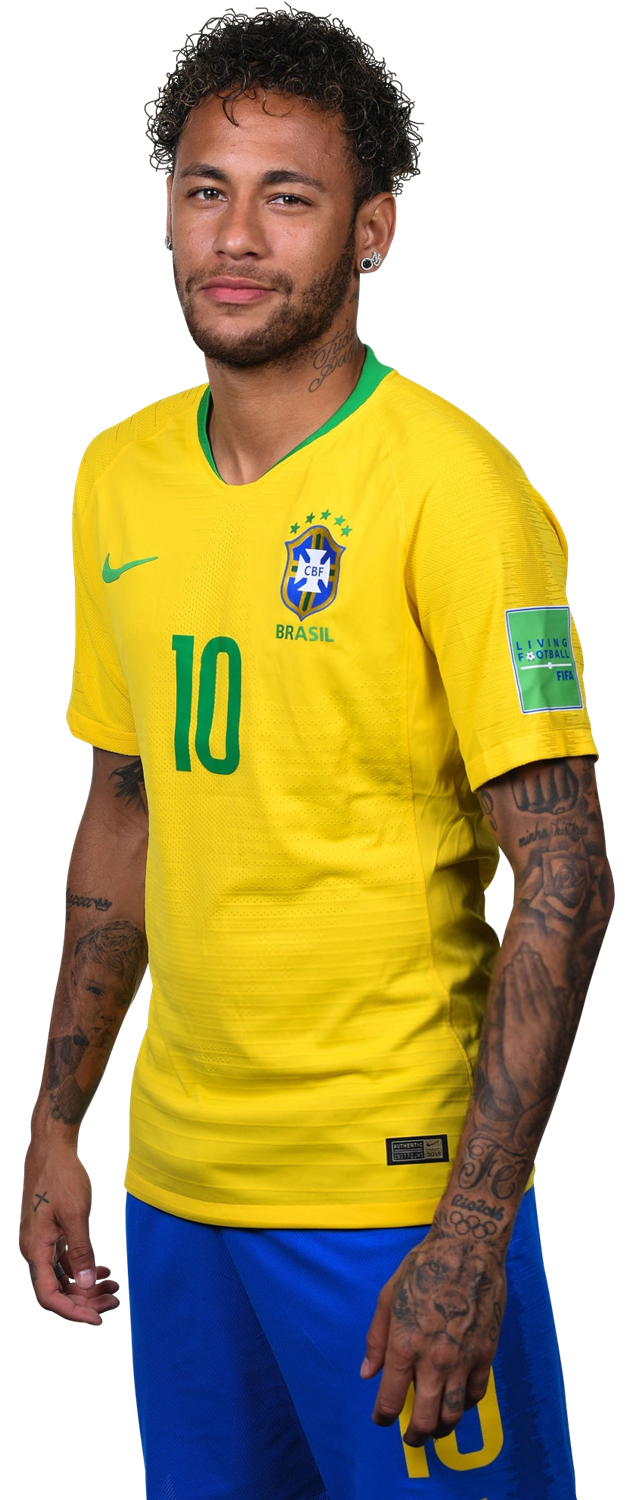
#> input picture thumb/neymar.png, 629 x 1500 px
$ python make_thumb.py neymar.png out.png
#> lines starting #> are read from the running program, lines starting #| are printed output that depends on the picture; after the words box and inside, x2 and y2 are one past the last pixel; in counts of white or black regions, pixels touching at a corner belong together
"""Gera a thumbnail: boneco de palito com o rosto do Neymar chutando,
goleiro voando na bola e o Neymar real à direita."""
import math
import random
import sys
from PIL import Image, ImageDraw, ImageFilter

SRC = sys.argv[1]          # PNG recortado do Neymar (com transparência)
OUT = sys.argv[2]
W, H = 1280, 720
SS = 2                      # supersampling para bordas suaves
random.seed(7)


def S(v):
    return int(round(v * SS))


def P(*pts):
    return [(S(x), S(y)) for x, y in pts]


canvas = Image.new("RGB", (W * SS, H * SS))
#> canvas: PIL image 2560x1440 RGB; every value is 0
d = ImageDraw.Draw(canvas)

# ---------- céu ----------
sky_top, sky_bot = (18, 110, 235), (120, 200, 255)
for y in range(S(470)):
    t = y / S(470)
    c = tuple(int(sky_top[i] + (sky_bot[i] - sky_top[i]) * t) for i in range(3))
    d.line([(0, y), (W * SS, y)], fill=c)

# nuvens
clouds = Image.new("RGBA", canvas.size, (0, 0, 0, 0))
#> clouds: PIL image 2560x1440 RGBA; every value is 0
cd = ImageDraw.Draw(clouds)
for cx, cy, sc in [(120, 60, 1.2), (420, 40, 0.9), (700, 90, 1.0), (980, 50, 1.3), (260, 160, 0.7), (1150, 170, 0.8)]:
    for _ in range(14):
        rx = random.uniform(25, 60) * sc
        ry = rx * random.uniform(0.35, 0.55)
        ox = random.uniform(-90, 90) * sc
        oy = random.uniform(-12, 12) * sc
        a = random.randint(150, 230)
        cd.ellipse([S(cx + ox - rx), S(cy + oy - ry), S(cx + ox + rx), S(cy + oy + ry)], fill=(255, 255, 255, a))
clouds = clouds.filter(ImageFilter.GaussianBlur(S(6)))
canvas.paste(clouds, (0, 0), clouds)
d = ImageDraw.Draw(canvas)

# refletor
d.rectangle(P((292, 70), (300, 470)), fill=(200, 205, 215))
d.rounded_rectangle(P((262, 36), (330, 78)), radius=S(5), fill=(235, 238, 245), outline=(150, 155, 165), width=S(2))
for i in range(3):
    for j in range(2):
        x0, y0 = 268 + i * 21, 41 + j * 18
        d.rectangle(P((x0, y0), (x0 + 17, y0 + 14)), fill=(255, 255, 240))
glow = Image.new("RGBA", canvas.size, (0, 0, 0, 0))
ImageDraw.Draw(glow).ellipse(P((230, 5), (362, 110)), fill=(255, 255, 230, 120))
glow = glow.filter(ImageFilter.GaussianBlur(S(18)))
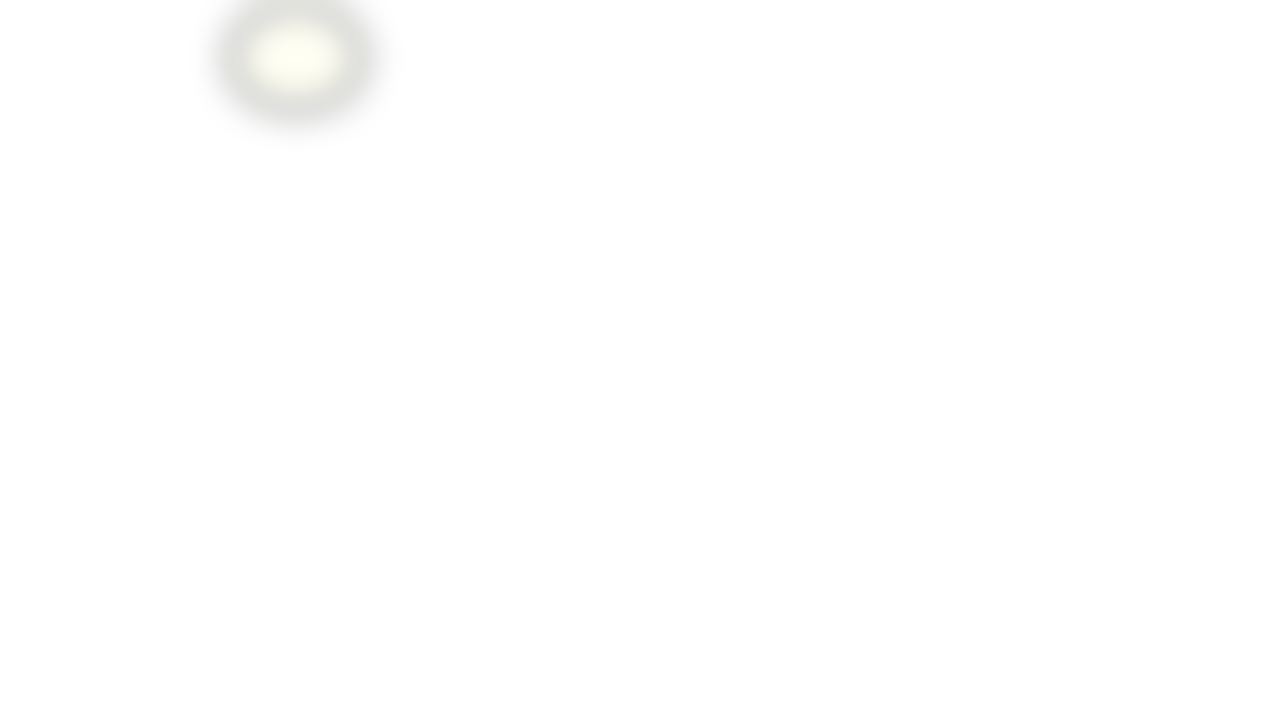
#> glow: PIL image 2560x1440 RGBA (shown at 1/2 size); mean R, G, B, A 3, 3, 2.7, 1.4; transparent parts drawn white
canvas.paste(glow, (0, 0), glow)
d = ImageDraw.Draw(canvas)

# alambrado / arquibancada distante
d.rectangle(P((0, 395), (W, 470)), fill=(150, 190, 225))
for x in range(0, W, 14):
    d.line(P((x, 395), (x + 75, 470)), fill=(120, 160, 200), width=S(1))
    d.line(P((x + 75, 395), (x, 470)), fill=(120, 160, 200), width=S(1))
d.rectangle(P((0, 392), (W, 397)), fill=(90, 110, 140))

# ---------- gramado ----------
horizon = 470
for y in range(S(horizon), H * SS):
    t = (y - S(horizon)) / (H * SS - S(horizon))
    d.line([(0, y), (W * SS, y)], fill=(int(40 + 25 * t), int(150 + 30 * t), int(40 + 10 * t)))
# faixas
for k in range(9):
    if k % 2:
        continue
    x0, x1 = -200 + k * 190, -200 + (k + 1) * 190
    d.polygon(P((x0 * 0.6 + 260, horizon), (x1 * 0.6 + 260, horizon), (x1 * 1.4 - 100, H), (x0 * 1.4 - 100, H)), fill=(70, 175, 55))
# linhas
d.line(P((0, 540), (W, 525)), fill=(245, 245, 245), width=S(5))
d.line(P((220, 470), (120, 540)), fill=(245, 245, 245), width=S(4))
# textura de grama
grass = Image.new("RGBA", canvas.size, (0, 0, 0, 0))
gd = ImageDraw.Draw(grass)
for _ in range(9000):
    x = random.uniform(0, W)
    y = random.uniform(horizon, H)
    h = 2 + (y - horizon) / 40
    g = random.choice([(30, 120, 30, 120), (110, 210, 80, 110)])
    gd.line(P((x, y), (x + random.uniform(-1, 1), y - h)), fill=g, width=S(1))
#> this loop made 9000 passes
#> (y, h) on passes 1 to 3: (540.5, 3.76), (516.3, 3.16), (710.4, 8.01)
canvas.paste(grass, (0, 0), grass)
d = ImageDraw.Draw(canvas)

# ---------- gol ----------
GL, GR, GT, GB = 300, 900, 120, 500     # trave da frente
BL, BR, BT, BB = 340, 860, 150, 455     # fundo
net = Image.new("RGBA", canvas.size, (0, 0, 0, 0))
nd = ImageDraw.Draw(net)
nd.polygon(P((GL, GT), (GR, GT), (GR, GB), (GL, GB)), fill=(255, 255, 255, 25))
step = 14
for x in range(GL, GR + 1, step):
    nd.line(P((x, GT), (x, GB)), fill=(255, 255, 255, 150), width=S(1.3))
for y in range(GT, GB + 1, step):
    nd.line(P((GL, y), (GR, y)), fill=(255, 255, 255, 150), width=S(1.3))
canvas.paste(net, (0, 0), net)
d = ImageDraw.Draw(canvas)
# sombra no chão
d.polygon(P((GL, GB + 2), (GR, GB + 2), (GR + 20, GB + 14), (GL - 20, GB + 14)), fill=(40, 120, 40))
# traves
for pts, wdt in [(((GL, GB), (GL, GT), (GR, GT), (GR, GB)), 13)]:
    d.line(P(*pts), fill=(170, 175, 185), width=S(wdt + 3), joint="curve")
    d.line(P(*pts), fill=(255, 255, 255), width=S(wdt), joint="curve")

# ---------- helpers do boneco ----------
def limb(pts, color, width, outline=(30, 30, 40)):
    d.line(P(*pts), fill=outline, width=S(width + 5), joint="curve")
    for p in pts:
        r = (width + 5) / 2
        d.ellipse([S(p[0] - r), S(p[1] - r), S(p[0] + r), S(p[1] + r)], fill=outline)
    d.line(P(*pts), fill=color, width=S(width), joint="curve")
    for p in pts:
        r = width / 2
        d.ellipse([S(p[0] - r), S(p[1] - r), S(p[0] + r), S(p[1] + r)], fill=color)


def ball(cx, cy, r, color=(255, 255, 255), outline=(40, 40, 50)):
    d.ellipse([S(cx - r - 2.5), S(cy - r - 2.5), S(cx + r + 2.5), S(cy + r + 2.5)], fill=outline)
    d.ellipse([S(cx - r), S(cy - r), S(cx + r), S(cy + r)], fill=color)
    d.ellipse([S(cx - r * 0.55), S(cy - r * 0.75), S(cx - r * 0.05), S(cy - r * 0.35)], fill=(255, 255, 255))


def boot(heel, toe, color=(250, 250, 250), accent=(0, 170, 80)):
    hx, hy = heel
    tx, ty = toe
    ang = math.atan2(ty - hy, tx - hx)
    nx, ny = -math.sin(ang), math.cos(ang)
    L = math.hypot(tx - hx, ty - hy)
    pts = [(hx - nx * 14, hy - ny * 14), (tx - nx * 6, ty - ny * 6), (tx + nx * 10, ty + ny * 10), (hx + nx * 12, hy + ny * 12)]
    d.polygon(P(*pts), fill=(30, 30, 40))
    pts2 = [(hx - nx * 11 + math.cos(ang) * 2, hy - ny * 11 + math.sin(ang) * 2),
            (tx - nx * 4 - math.cos(ang) * 3, ty - ny * 4 - math.sin(ang) * 3),
            (tx + nx * 7 - math.cos(ang) * 3, ty + ny * 7 - math.sin(ang) * 3),
            (hx + nx * 9, hy + ny * 9)]
    d.polygon(P(*pts2), fill=color)
    # sola
    d.line(P((hx + nx * 10, hy + ny * 10), (tx + nx * 8, ty + ny * 8)), fill=accent, width=S(5))
    # swoosh-like stripe
    mx, my = hx + (tx - hx) * 0.45, hy + (ty - hy) * 0.45
    d.line(P((mx - nx * 2 - math.cos(ang) * 12, my - ny * 2 - math.sin(ang) * 12), (mx + math.cos(ang) * 14 - nx * 6, my + math.sin(ang) * 14 - ny * 6)), fill=accent, width=S(4))


# ---------- trajetória da bola ----------
BALL = (815, 205)
trail = Image.new("RGBA", canvas.size, (0, 0, 0, 0))
td = ImageDraw.Draw(trail)
start = (440, 380)
for i in range(60):
    t0, t1 = i / 60, (i + 1) / 60
    def bez(t):
        cx, cy = 600, 230
        return ((1 - t) ** 2 * start[0] + 2 * (1 - t) * t * cx + t ** 2 * BALL[0],
                (1 - t) ** 2 * start[1] + 2 * (1 - t) * t * cy + t ** 2 * BALL[1])
    a = int(70 + 185 * t1)
    w = 4 + 18 * t1
    td.line([tuple(S(v) for v in bez(t0)), tuple(S(v) for v in bez(t1))], fill=(255, 255, 255, a), width=S(w))
    for off in (-14, 14):
        p0, p1 = bez(t0), bez(t1)
        td.line([(S(p0[0]), S(p0[1] + off * t0)), (S(p1[0]), S(p1[1] + off * t1))], fill=(255, 255, 255, int(a * 0.5)), width=S(2))
trail = trail.filter(ImageFilter.GaussianBlur(S(3)))
canvas.paste(trail, (0, 0), trail)
d = ImageDraw.Draw(canvas)

# ---------- goleiro voando ----------
def keeper():
    # corpo inclinado, voando para a direita/cima
    hip = (640, 335)
    chest = (725, 272)
    # pernas
    limb([hip, (590, 352), (548, 372)], (240, 200, 0), 11)
    limb([hip, (600, 320), (560, 330)], (240, 200, 0), 11)
    for k in [((548, 372), (530, 382)), ((560, 330), (540, 336))]:
        d.line(P(*k), fill=(30, 30, 40), width=S(12))
    # tronco
    d.line(P(hip, chest), fill=(30, 30, 40), width=S(34))
    d.line(P(hip, chest), fill=(250, 215, 20), width=S(28))
    d.line(P((655, 322), (712, 283)), fill=(0, 150, 70), width=S(4))
    # braços esticados para a bola
    limb([chest, (765, 240), (795, 218)], (250, 215, 20), 10)
    limb([(715, 280), (770, 262), (805, 240)], (250, 215, 20), 10)
    for gx, gy in [(797, 214), (808, 238)]:
        d.ellipse(P((gx - 11, gy - 11), (gx + 11, gy + 11)), fill=(30, 30, 40))
        d.ellipse(P((gx - 8.5, gy - 8.5), (gx + 8.5, gy + 8.5)), fill=(60, 200, 90))
    # cabeça cartoon
    hx, hy = 712, 238
    d.ellipse(P((hx - 22, hy - 22), (hx + 22, hy + 22)), fill=(30, 30, 40))
    d.ellipse(P((hx - 19, hy - 19), (hx + 19, hy + 19)), fill=(240, 195, 160))
    d.pieslice(P((hx - 20, hy - 22), (hx + 20, hy + 16)), 180, 360, fill=(80, 50, 30))
    d.ellipse(P((hx - 9, hy - 2), (hx - 3, hy + 6)), fill=(30, 30, 40))
    d.ellipse(P((hx + 4, hy - 2), (hx + 10, hy + 6)), fill=(30, 30, 40))
    d.ellipse(P((hx - 4, hy + 9), (hx + 5, hy + 15)), fill=(150, 40, 40))


keeper()
ball(*BALL, 22)
# gomos da bola
bx, by = BALL
d.regular_polygon((S(bx + 2), S(by + 2), S(7)), 5, fill=(30, 30, 40))
for a in range(0, 360, 72):
    ex = bx + 2 + math.cos(math.radians(a - 90)) * 15
    ey = by + 2 + math.sin(math.radians(a - 90)) * 15
    d.line(P((bx + 2 + math.cos(math.radians(a - 90)) * 7, by + 2 + math.sin(math.radians(a - 90)) * 7), (ex, ey)), fill=(30, 30, 40), width=S(2))

# ---------- boneco Neymar chutando ----------
YEL, BLUE, WHITE = (255, 215, 0), (30, 80, 200), (245, 245, 250)
hip = (205, 470)
neck = (190, 300)
# sombra no chão
sh = Image.new("RGBA", canvas.size, (0, 0, 0, 0))
ImageDraw.Draw(sh).ellipse(P((110, 655), (330, 690)), fill=(0, 60, 0, 110))
sh = sh.filter(ImageFilter.GaussianBlur(S(6)))
canvas.paste(sh, (0, 0), sh)
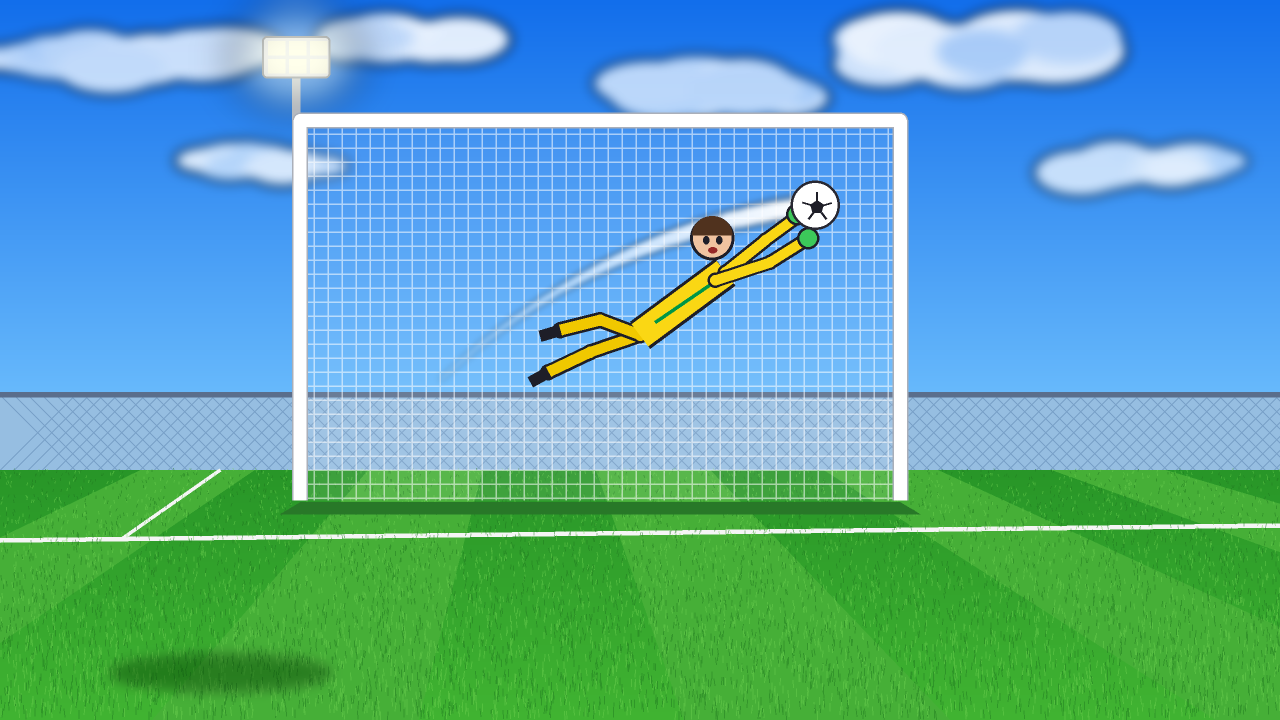
#> canvas: PIL image 2560x1440 RGB (shown at 1/2 size); mean R, G, B 94.4, 169.7, 171.3
d = ImageDraw.Draw(canvas)

# braço de trás (esquerda, esticado para trás)
limb([(175, 320), (110, 300), (50, 330)], BLUE, 24)
# perna de apoio
knee_s = (190, 580)
foot_s = (200, 655)
limb([hip, knee_s, foot_s], BLUE, 28)
boot((190, 660), (250, 668))
#> in boot, `ang = math.atan2(ty - hy, tx - hx)`: ang = 0.133
#> in boot, `nx, ny = -math.sin(ang), math.cos(ang)`: nx = -0.132; ny = 0.991
#> in boot, `L = math.hypot(tx - hx, ty - hy)`: L = 60.53
#> in boot, `pts = [(hx - nx * 14, hy - ny * 14), (tx - nx * 6, ty - ny * 6), (tx +..`: pts = [(191.9, 646.1), (250.8, 662.1), (248.7, 677.9), (188.4, 671.9)]
#> in boot, `pts2 = [(hx - nx * 11 + math.cos(ang) * 2, hy - ny * 11 + math.sin(ang..`: pts2 = [(193.4, 649.4), (247.6, 663.6), (246.1, 674.5), (188.8, 668.9)]
# perna do chute (esticada para frente e cima)
knee_k = (305, 445)
foot_k = (395, 398)
limb([hip, knee_k, foot_k], BLUE, 28)
boot((385, 410), (440, 376))

# tronco (camisa)
torso = [(150, 300), (232, 300), (246, 470), (166, 478)]
d.polygon(P(*[(x - 3, y - 3) for x, y in torso[:2]], *[(x + 3, y + 3) for x, y in torso[2:]]), fill=(30, 30, 40))
d.polygon(P(*torso), fill=YEL)
d.line(P((150, 300), (166, 478)), fill=(30, 30, 40), width=S(5))
d.line(P((232, 300), (246, 470)), fill=(30, 30, 40), width=S(5))
d.line(P((150, 300), (232, 300)), fill=(30, 30, 40), width=S(5))
d.line(P((166, 478), (246, 470)), fill=(30, 30, 40), width=S(5))
# gola verde
d.chord(P((168, 285), (214, 318)), 0, 180, fill=(0, 150, 70))
# shorts
d.polygon(P((164, 462), (248, 455), (258, 505), (166, 512)), fill=(30, 30, 40))
d.polygon(P((168, 465), (244, 459), (252, 500), (170, 506)), fill=BLUE)
# número 10 (desenhado)
def draw10(x, y, s, col):
    d.line(P((x, y), (x, y + s)), fill=col, width=S(6))
    d.rounded_rectangle(P((x + 10, y), (x + 10 + s * 0.55, y + s)), radius=S(s * 0.27), outline=col, width=S(6))
draw10(206, 340, 42, (0, 140, 60))
# braço da frente (para frente, equilibrando)
limb([(225, 320), (275, 360), (320, 345)], BLUE, 24)
# luvas/juntas brancas
for jx, jy, r in [(50, 330, 22), (320, 345, 20), (110, 300, 14), (275, 360, 14), (190, 580, 16), (305, 445, 16)]:
    d.ellipse(P((jx - r - 3, jy - r - 3), (jx + r + 3, jy + r + 3)), fill=(30, 30, 40))
    d.ellipse(P((jx - r, jy - r), (jx + r, jy + r)), fill=WHITE)
    d.ellipse(P((jx - r * 0.6, jy - r * 0.7), (jx - r * 0.1, jy - r * 0.25)), fill=(255, 255, 255))

canvas = canvas.resize((W, H), Image.LANCZOS)
#> canvas: PIL image 1280x720 RGB

# ---------- rosto real no boneco ----------
src = Image.open(SRC).convert("RGBA")
#> src is the input picture: PIL image 629x1500 RGBA; mean R, G, B, A 97.3, 84.5, 35, 164.6
head = src.crop((120, 0, 440, 360))
mask = Image.new("L", head.size, 0)
#> mask: PIL image 320x360 L; every value is 0
ImageDraw.Draw(mask).polygon([(0, 0), (320, 0), (320, 235), (268, 282), (215, 322), (160, 342), (110, 336), (70, 300), (30, 240), (0, 230)], fill=255)
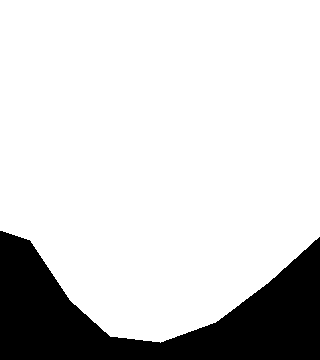
#> mask: PIL image 320x360 L; 82.9% white; 1 black region, box (x1, y1, x2, y2) and area: (0, 231, 320, 360) 19708
mask = mask.filter(ImageFilter.GaussianBlur(2))
alpha = Image.composite(head.getchannel("A"), Image.new("L", head.size, 0), mask)
head.putalpha(alpha)
head = head.resize((int(320 * 0.72), int(360 * 0.72)), Image.LANCZOS)
#> head: PIL image 230x259 RGBA
head = head.rotate(8, resample=Image.BICUBIC, expand=True)
#> head: PIL image 264x289 RGBA
# contorno escuro + sombra para parecer "colado" como cabeça de boneco
outline = head.getchannel("A").filter(ImageFilter.GaussianBlur(4))
ol = Image.new("RGBA", head.size, (20, 20, 30, 0))
ol.putalpha(outline.point(lambda v: min(220, v * 4)))
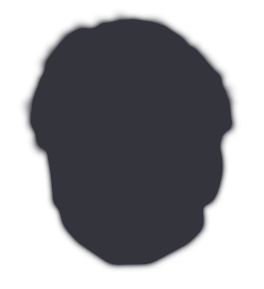
#> ol: PIL image 264x289 RGBA; mean R, G, B, A 20, 20, 30, 112.5; transparent parts drawn white
hx, hy = 72, 72
canvas.paste(ol, (hx, hy), ol)
canvas.paste(head, (hx, hy), head)

# ---------- Neymar real à direita ----------
person = src.copy()
scale = 0.92
person = person.resize((int(src.width * scale), int(src.height * scale)), Image.LANCZOS)
person = person.crop((0, 0, person.width, 720 - 10))
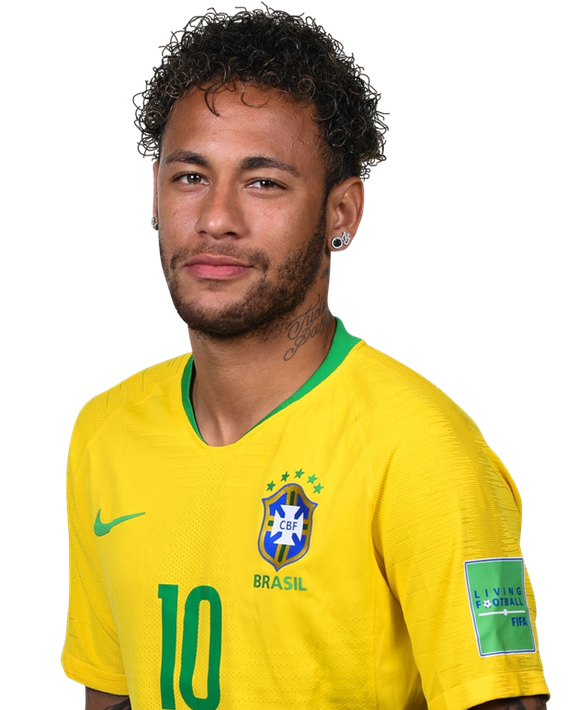
#> person: PIL image 578x710 RGBA; mean R, G, B, A 99.1, 84.8, 25.8, 135.2; transparent parts drawn white
# brilho/contorno branco
a = person.getchannel("A")
glow = a.filter(ImageFilter.MaxFilter(15)).filter(ImageFilter.GaussianBlur(10))
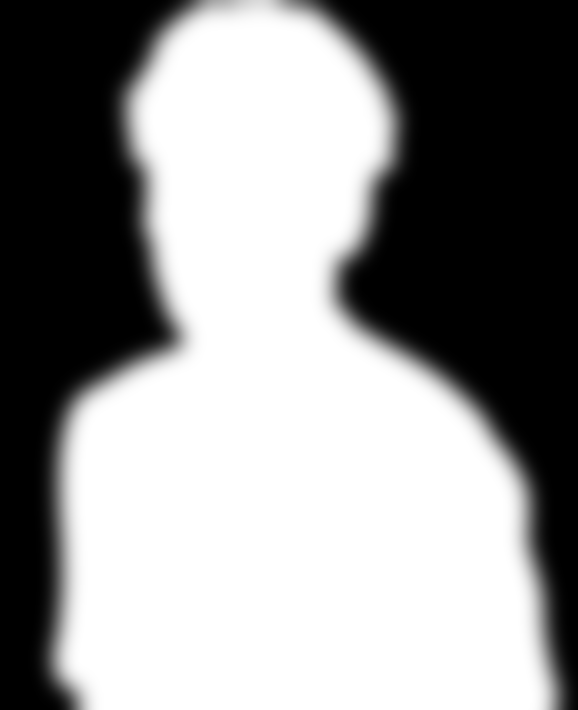
#> glow: PIL image 578x710 L; min 0, max 255, mean 146
gl = Image.new("RGBA", person.size, (255, 255, 255, 0))
gl.putalpha(glow.point(lambda v: min(255, int(v * 1.3))))
px, py = W - person.width + 40, 20
#> px = 742; py = 20
canvas.paste(gl, (px, py), gl)
canvas.paste(person, (px, py), person)

# vinheta leve
vig = Image.new("L", (W, H), 0)
#> vig: PIL image 1280x720 L; every value is 0
ImageDraw.Draw(vig).ellipse((-200, -150, W + 200, H + 150), fill=255)
#> vig: PIL image 1280x720 L; 99.7% white; 4 black regions, box (x1, y1, x2, y2) and area: (0, 0, 45, 30) 666, (1236, 0, 1280, 29) 636, (0, 691, 43, 720) 621, (1238, 692, 1280, 720) 592
vig = vig.filter(ImageFilter.GaussianBlur(120))
dark = Image.new("RGB", (W, H), (0, 20, 40))
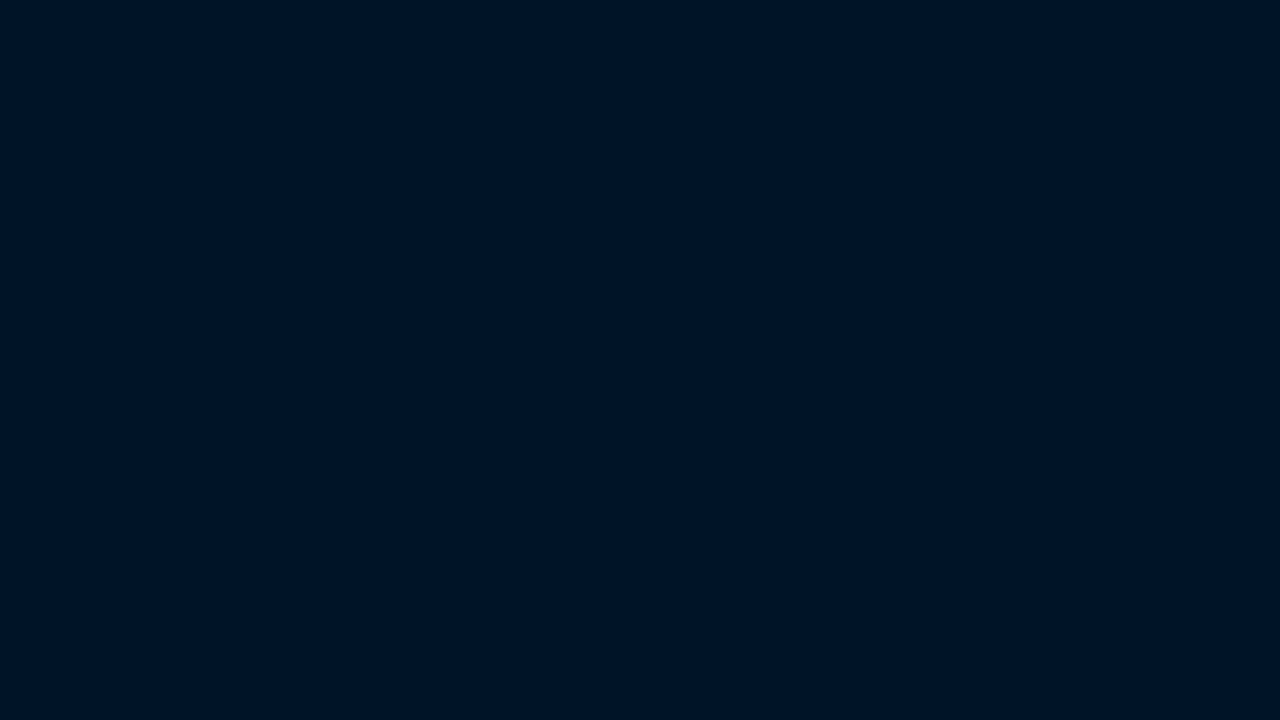
#> dark: PIL image 1280x720 RGB; mean R, G, B 0, 20, 40
canvas = Image.composite(canvas, dark, vig.point(lambda v: 150 + v * 105 // 255))

canvas.save(OUT, quality=95)
print("ok", OUT)
